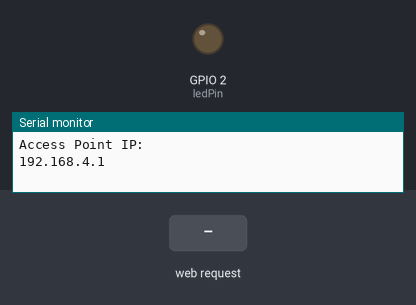
A sketch run on a simulated ESP8266 (NodeMCU). Shown: output pins drawn as LEDs (lit = HIGH), the last lines printed to the serial monitor. Inputs (shaded band) come from the test bench.

Above: at 1.2 s.
1.3 s: HTTP request GET /toggle received
At 1.7 s:
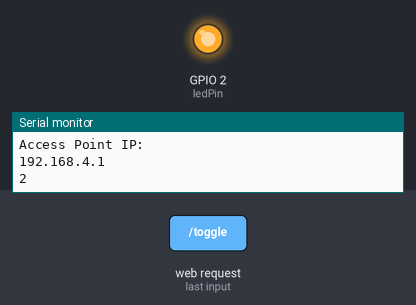
Timing chart, 0 to 4.3 s (numbered marks = the images above; inputs shaded):
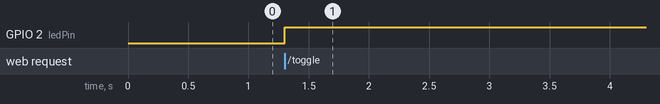

Measured:
- after the input at 1.3 s, GPIO 2 (ledPin): LOW → HIGH at once

The sketch:

LEDONOFF.ino
```cpp
// Import required libraries
#include <ESP8266WiFi.h>
#include <ESPAsyncTCP.h>
#include <ESPAsyncWebServer.h>

// Replace with your network credentials
const char* ssid = "esphotspot";
const char* password = "Pass@123";

// Set LED PIN (D4 for NodeMCU)
const int ledPin = 2;

// Create AsyncWebServer object on port 80
AsyncWebServer server(80);

void setup() {
  Serial.begin(115200);

  // Set LED pin as output
  pinMode(ledPin, OUTPUT);

  // Connect to WiFi
  WiFi.softAP(ssid, password);
  IPAddress myIP = WiFi.softAPIP();
  Serial.println("Access Point IP:");
  Serial.println(myIP);

  // Define HTML content as a string
  String htmls = "<!DOCTYPE html>\
<html>\
<head>\
    <title>ESP8266 LED Control</title>\
    <style>\
        .round-btn {\
            color: white;\
            border: none;\
            border-radius: 50%;\
            width: 200px;\
            height: 200px;\
            font-size: 20px;\
        }\
    </style>\
</head>\
<body>\
    <h1>ESP8266 LED Control</h1>\
    <button class=\"round-btn\" id=\"toggleButton\" onclick=\"toggleLED()\"></button>\
    <script>\
        function toggleLED() {\
            var button = document.getElementById('toggleButton');\
            if (button.innerHTML === 'On') {\
                button.innerHTML = 'Off';\
                button.style.backgroundColor = 'red';\
            } else {\
                button.innerHTML = 'Off';\
                button.innerHTML = 'On';\
                button.style.backgroundColor = 'green';\
            }\
            fetch('/toggle').then(response => { if (response.ok) location.reload(); });\
        }\
    </script>\
</body>\
</html>";

  // Route for root / web page
  server.on("/", HTTP_GET, [htmls](AsyncWebServerRequest *request) {
    request->send(200, "text/html", htmls);
  });

  // Route to toggle LED
  server.on("/toggle", HTTP_GET, [](AsyncWebServerRequest *request) {
    digitalWrite(ledPin, !digitalRead(ledPin));
    Serial.println(ledPin);
    request->send(200, "text/plain", "LED toggled");
  });

  // Start server
  server.begin();
}

void loop() {
  // Empty, as we are using AsyncWebServer
}
```
